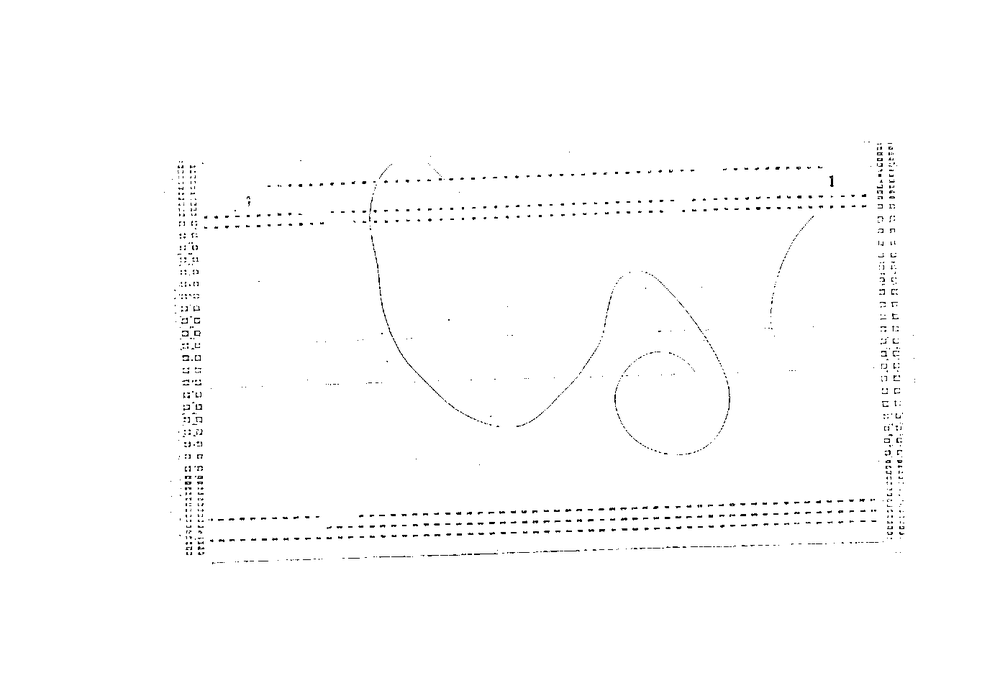
//> input picture cvAdaptiveThresholdExample/blocksize1-param70.bmp, 1000 x 688 px, shrunk from 1390 x 957 before the run
$ ./edgelink   (built with g++ and OpenCV 4)
//> lines starting //> are read from the running program, lines starting //| are printed output that depends on the picture
### cvsnakeimageExample/stdafx.h
// stdafx.h : 标准系统包含文件的包含文件，
// 或是经常使用但不常更改的
// 特定于项目的包含文件
//

#pragma once

#include "targetver.h"

#include <stdio.h>
#include <tchar.h>


// TODO:  在此处引用程序需要的其他头文件

### cvsnakeimageExample/edgelink.cpp
//http://blog.csdn.net/cxf7394373/article/details/8790844

#include "stdafx.h"
#include "highgui.h"
#include "cv.h"
#include "cxcore.h"

char wnd1[] = "in";
char wnd2[] = "out";
char wnd3[] = "Diff";

IplImage *pImg = NULL;    //源图像
IplImage *pGray = NULL;   //灰度图
IplImage *pCopy = NULL;
IplImage *pOut = NULL;    //二值图
IplImage *pDiff = NULL;		//相减差异图

int inverse(IplImage *src);//回调函数
int ConnectEdge(IplImage * src);

int main(int argc, char **argv)
{
	cvNamedWindow(wnd1, 1);
	cvNamedWindow(wnd2, 1);
	cvNamedWindow(wnd3, 1);
	pImg = cvLoadImage("D:\\Documents\\Visual Studio 2013\\Projects\\opencvDemo\\cvAdaptiveThresholdExample\\blocksize1-param70.bmp");
//> pImg is the input picture: 688 rows x 1000 cols, CV_8UC3; min 0, max 255, mean 252.8
	CvSize cvsize = cvGetSize(pImg);
//> cvsize = Size(1000, 688)
	pGray = cvCreateImage(cvsize, IPL_DEPTH_8U, 1);
	pCopy = cvCreateImage(cvsize, IPL_DEPTH_8U, 1);
	pOut = cvCreateImage(cvsize, IPL_DEPTH_8U, 1);
	pDiff = cvCreateImage(cvsize, IPL_DEPTH_8U, 1);
	cvCvtColor(pImg, pGray, CV_RGB2GRAY);

	cvCopy(pGray,pCopy);//复制二值图,使用cvcopy必须通道一致，否则报异常

	inverse(pGray);
	ConnectEdge(pCopy);

	cvAbsDiff(pCopy, pGray, pDiff);

	cvShowImage(wnd1, pImg);
	cvShowImage(wnd2, pGray);
	cvShowImage(wnd3, pDiff);

	cvWaitKey(0);

	cvReleaseImage(&pImg);
	cvReleaseImage(&pOut);
	cvReleaseImage(&pGray);
	cvDestroyWindow(wnd1);
	cvDestroyWindow(wnd2);
	cvDestroyWindow(wnd3);

	return 0;
}

//二值图取反
int inverse(IplImage *src)
{
	int height = src->height;                     // 图像高度
//> height = 688
	int width = src->width;                       // 图像宽度（像素为单位）
//> width = 1000
	int step = src->widthStep;                 // 相邻行的同列点之间的字节数
//> step = 1000
	int channels = src->nChannels;         // 颜色通道数目 (1,2,3,4)
//> channels = 1
	uchar *data = (uchar *)src->imageData;
	for (int i = 0; i != height; ++i)
	{
		for (int j = 0; j != width; ++j)
		{
			for (int k = 0; k != channels; ++k)
			{
				data[i*step + j*channels + k] = 255 - data[i*step + j*channels + k];
			}
		}
	}
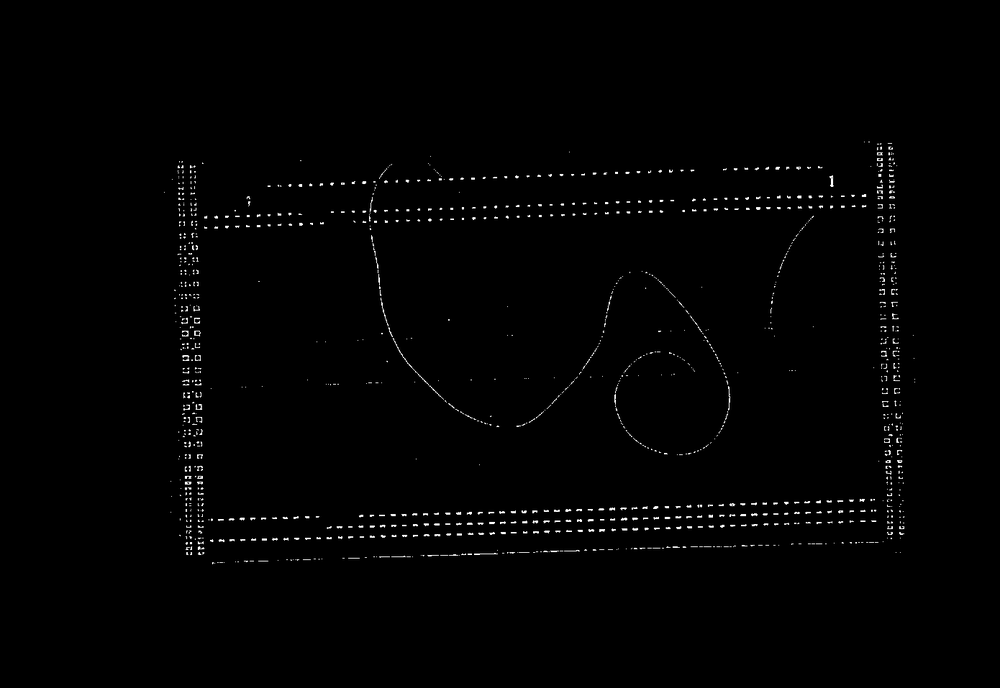
//> src: 688 rows x 1000 cols, CV_8UC1; min 0, max 255, mean 2.2
	pGray = src;
	return 0;
}
//////////////////////////////////////////////////////////////////////////
//连接图像中断裂的边缘
//以某一点(i,j)为中心,分析它的八邻域
//////////////////////////////////////////////////////////////////////////
int ConnectEdge(IplImage * src)
{
	if (NULL == src)
		return 1;

	int width = src->width;
//> width = 1000
	int height = src->height;
//> height = 688

	uchar * data = (uchar *)src->imageData;
	for (int i = 2; i < height - 2; i++)
	{
		for (int j = 2; j < width - 2; j++)
		{
			//如果该中心点为255,则考虑它的八邻域
			//if (data[i * src->widthStep + j] == 255)
			if (data[i * src->widthStep + j] == 255)
			{
				int num = 0;
				for (int k = -1; k < 2; k++)
				{
					for (int l = -1; l < 2; l++)
					{
						//如果八邻域中有灰度值为0的点，则去找该点的十六邻域
						//if (k != 0 && l != 0 && data[(i + k) * src->widthStep + j + l] == 255)
						if (k != 0 && l != 0 && data[(i + k) * src->widthStep + j + l] == 255)
							num++;
					}
				}
				//如果八邻域中只有一个点是255，说明该中心点为端点，则考虑他的十六邻域
				if (num == 1)
				{
					for (int k = -2; k < 3; k++)
					{
						for (int l = -2; l < 3; l++)
						{
							//如果该点的十六邻域中有255的点，则该点与中心点之间的点置为255
							//if (!(k < 2 && k > -2 && l < 2 && l > -2) && data[(i + k) * src->widthStep + j + l] == 255)
							if (!(k < 2 && k > -2 && l < 2 && l > -2) && data[(i + k) * src->widthStep + j + l] == 255)
							{
								//data[(i + k / 2) * src->widthStep + j + l / 2] = 255;
								data[(i + k / 2) * src->widthStep + j + l / 2] = 255;
							}
						}
					}
				}
			}
		}
	}
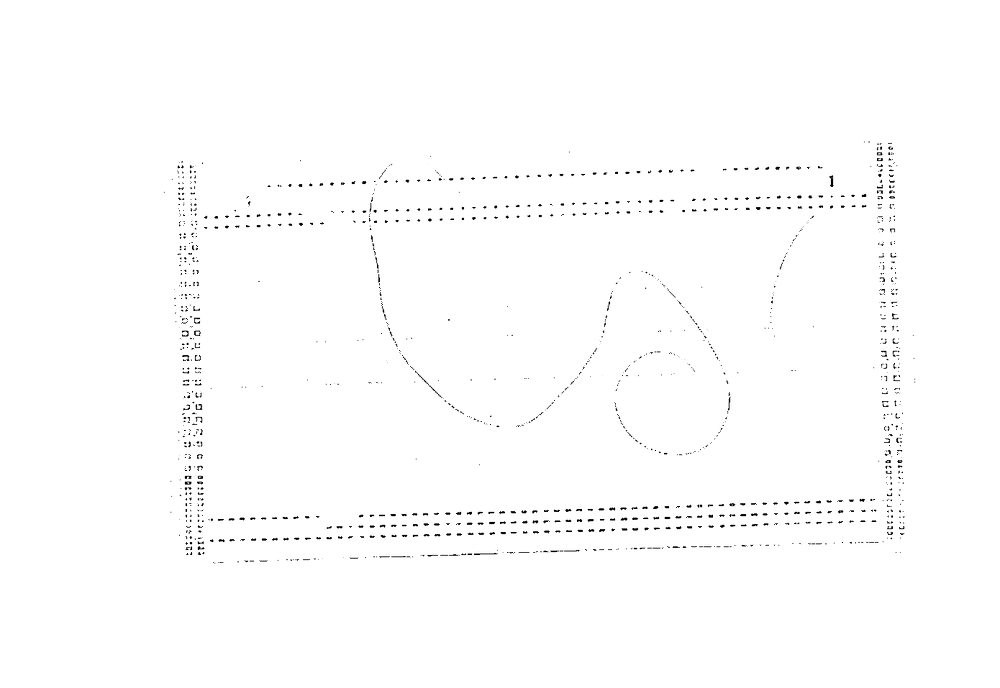
//> src: 688 rows x 1000 cols, CV_8UC1; min 0, max 255, mean 253.1
}
